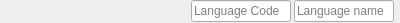
<?xml version="1.0" encoding="UTF-8"?>
<ui version="4.0">
 <class>LanguageWidget</class>
 <widget class="QWidget" name="LanguageWidget">
  <property name="geometry">
   <rect>
    <x>0</x>
    <y>0</y>
    <width>400</width>
    <height>23</height>
   </rect>
  </property>
  <property name="windowTitle">
   <string>Form</string>
  </property>
  <layout class="QHBoxLayout" name="horizontalLayout">
   <property name="spacing">
    <number>3</number>
   </property>
   <property name="leftMargin">
    <number>6</number>
   </property>
   <property name="topMargin">
    <number>0</number>
   </property>
   <property name="rightMargin">
    <number>6</number>
   </property>
   <property name="bottomMargin">
    <number>0</number>
   </property>
   <item>
    <spacer name="horizontalSpacer">
     <property name="orientation">
      <enum>Qt::Horizontal</enum>
     </property>
     <property name="sizeHint" stdset="0">
      <size>
       <width>176</width>
       <height>20</height>
      </size>
     </property>
    </spacer>
   </item>
   <item>
    <widget class="QLabel" name="fileLabel">
     <property name="font">
      <font>
       <weight>75</weight>
       <bold>true</bold>
      </font>
     </property>
     <property name="text">
      <string/>
     </property>
    </widget>
   </item>
   <item>
    <widget class="QLineEdit" name="codeEdit">
     <property name="minimumSize">
      <size>
       <width>100</width>
       <height>0</height>
      </size>
     </property>
     <property name="maximumSize">
      <size>
       <width>100</width>
       <height>16777215</height>
      </size>
     </property>
     <property name="placeholderText">
      <string>Language Code</string>
     </property>
    </widget>
   </item>
   <item>
    <widget class="QLineEdit" name="languageEdit">
     <property name="minimumSize">
      <size>
       <width>100</width>
       <height>0</height>
      </size>
     </property>
     <property name="maximumSize">
      <size>
       <width>100</width>
       <height>16777215</height>
      </size>
     </property>
     <property name="placeholderText">
      <string>Language name</string>
     </property>
    </widget>
   </item>
  </layout>
 </widget>
 <resources/>
 <connections/>
</ui>
